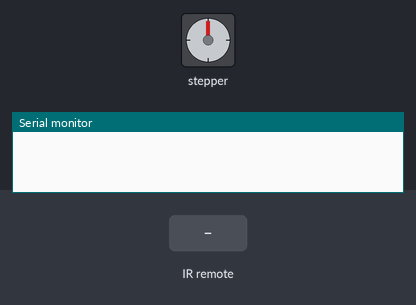
Recording of a sketch running on a simulated Arduino Uno, built with avr-gcc and run on an emulated ATmega328P. Shown: stepper motor, the last lines printed to the serial monitor. The test bench sets the inputs (shaded band). The local clock reads 2024-03-15 10:24:30 at power-on unless the sketch sets it; stepper angles assume 2048 steps per turn.

Above: at 1.2 s.
1.3 s: infrared code 0xF30CFF00 received
At 1.75 s:
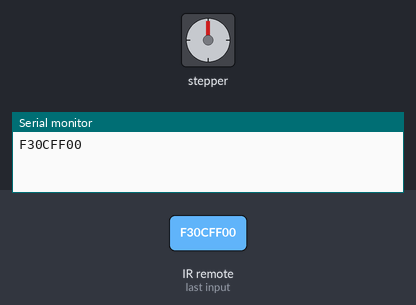
At 2.35 s:
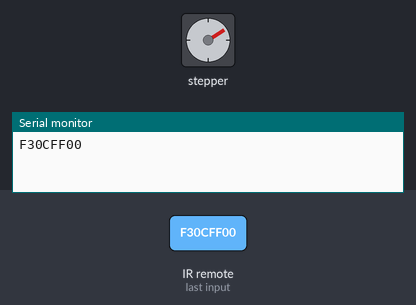
10.3 s: infrared code 0xA15EFF00 received
At 13.09 s:
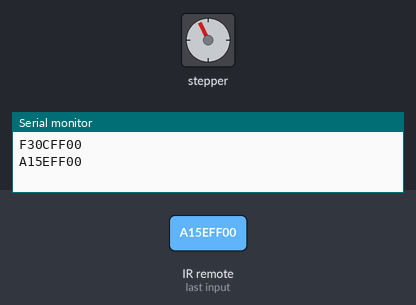
Timing chart, 0 to 19.3 s (numbered marks = the images above; inputs shaded):
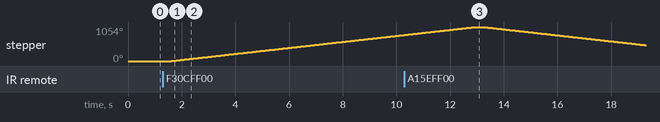

Measured:
- after the input at 1.3 s, stepper: keeps turning clockwise at about 93°/s, starting after 0.30 s

The sketch:

finalfinalproject.ino
```cpp
#include <Stepper.h>

#include <Wire.h>
#include <I2C_RTC.h>

#define motorSteps 64
#define motorPin1  8
#define motorPin2  9
#define motorPin3  10
#define motorPin4  11

Stepper stepper(motorSteps, motorPin1, motorPin3, motorPin2, motorPin4);

unsigned long remoteInput;

#include <IRremote.h>

IRrecv IR(3);

static DS1307 RTC;
int hour;


static int state = 0;
static int openCount = 0;

static boolean motorRunning = false;

void setup() {
  RTC.begin();
  RTC.setHourMode(CLOCK_H24);

  //RTC.setWeek(2);

  //RTC.setDate(14,04,24);
  RTC.setTime(16,58,00);

  Serial.begin(9600);
  IR.enableIRIn();
  stepper.setSpeed(500);
}

void loop() {
  hour = RTC.getHours();
  int seconds = RTC.getSeconds();
  receiveIRSignal();

}

void receiveIRSignal(){
  if (hour == 8){
    motorRunning = true;
      state = 1;
      openCount +=1;
      if (motorRunning == true){
        stepper.step(6000);
        motorRunning = false;
      }
  }
  else if (hour == 20){
      motorRunning = true;
      state = 3;
      openCount -= 1;
      if (motorRunning == true){
        stepper.step(-6000);
        motorRunning = false;
      }
  }
  if (IR.decode()){
    remoteInput = IR.decodedIRData.decodedRawData;
    Serial.println(remoteInput, HEX);
    delay(300);
    IR.resume();
    if (openCount == 0){
      state = 0;
    }
    if (remoteInput == 0xF30CFF00 && (state != 4 && state != 2 && openCount < 2)){
      motorRunning = true;
      state = 1;
      openCount +=1;
      if (motorRunning == true){
        stepper.step(6000);
        motorRunning = false;
      }
    }
    else if (remoteInput == 0xE718FF00 && (state == 0) && (openCount < 1)){
      motorRunning = true;
      state = 2;
      openCount +=1;
      if (motorRunning == true){
        stepper.step(14000);
        motorRunning = false;
      }
    }
    else if (remoteInput == 0xA15EFF00 && (state != 0 && state != 4)){
      motorRunning = true;
      state = 3;
      Serial.println(state);
      openCount -= 1;
      if (motorRunning == true){
        stepper.step(-6000);
        motorRunning = false;
      }
    }
    else if (remoteInput == 0xF708FF00 && openCount == 0){
      motorRunning = true;
      state = 4;
      openCount = 0;
      if (motorRunning == true){
        stepper.step(-14000);
        motorRunning = false;
      }
    }
    else {
      motorRunning = false;
    }
  }
}
```
